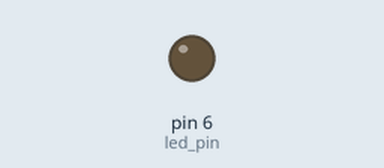
The sketch below on a simulated Arduino Uno, built with avr-gcc and run on an emulated ATmega328P. On the bench: output pins drawn as LEDs (lit = HIGH).

Above: at 0.15 s.
Timing chart, 0 to 1.6 s (numbered marks = the images above):
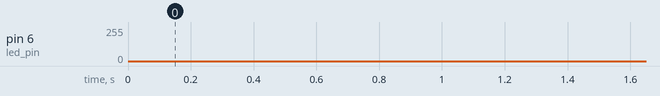

The sketch:

light_dimmer_arduino.ino
```cpp
//code to provide pwwm control  - need to connect the optocoupler to a pwm pin
//need to refactor this also for esp8266
//need to also add MQTT to control this from openhab
//need to check the voltage and current output to find out what size resistor is needed to protect the opto

//Initializing LED Pin
int led_pin = 6;

void setup() {
  //Declaring LED pin as output
  pinMode(led_pin, OUTPUT);
}

void loop() {
  //Fading the LED
  for(int i=0; i<255; i++){
    analogWrite(led_pin, i);
    delay(5);
  }

  for(int i=255; i>0; i--){
    analogWrite(led_pin, i);
    delay(5);
  }
}
```
